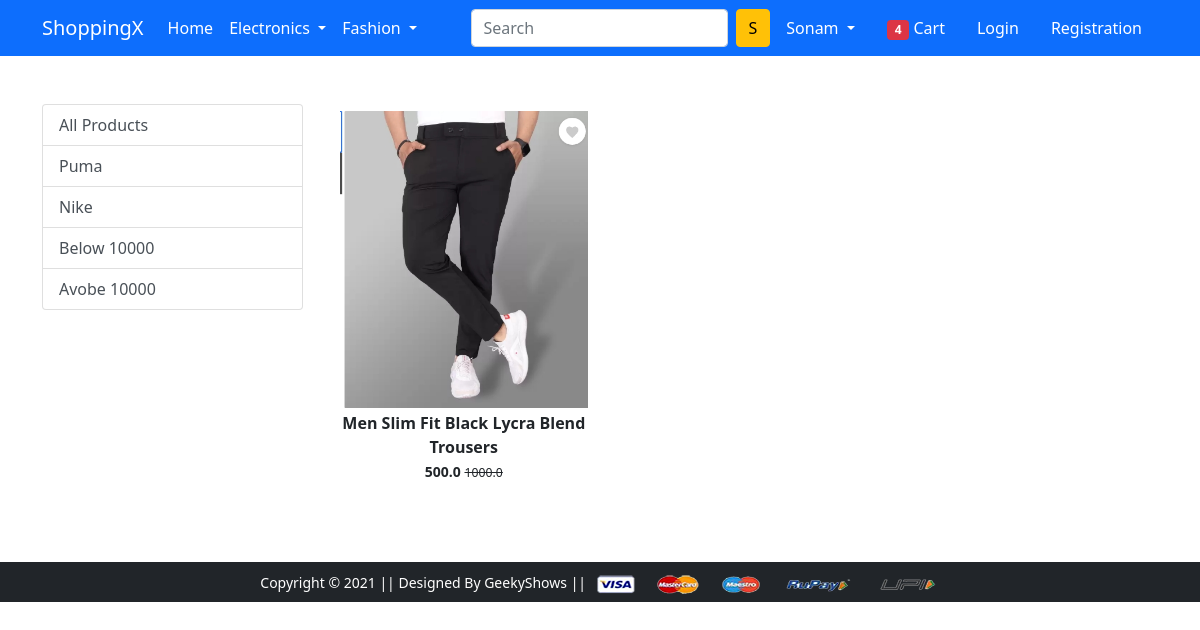
Screenshot of /bottomwear/puma with the database file from the repository.
### app/models.py (models this page shows, shortened)
class Product(models.Model):
    title=models.CharField(max_length=100)
    selling_price=models.FloatField()
    discount_price=models.FloatField()
    description=models.TextField()
    brand=models.CharField(max_length=100)
    catagory=models.CharField(choices=CATEGORY_CHOICE, max_length=2)
    product_image=models.ImageField(upload_to='productimg')

### app/views.py (the view)
# urls.py: path('bottomwear/', views.bottomwear, name='bottomwear'),
def bottomwear(request, data=None):
    bottomwears = None  # Initialize mobiles to None
    if data is None:
        bottomwears = Product.objects.filter(catagory='BW')
    elif data=='puma':
        bottomwears = Product.objects.filter(catagory='BW', brand=data)
    elif data=='nike':
        bottomwears = Product.objects.filter(catagory='BW', brand=data)
    elif data=='below':
        bottomwears=Product.objects.filter(catagory='BW').filter(discount_price__lt=10000)
    elif data=='above':
        bottomwears=Product.objects.filter(catagory='BW').filter(discount_price__gt=10000)
    return render(request,'app/bottomwear.html', {'bottomwears': bottomwears})

### app/templates/app/bottomwear.html (shortened to what this page needs)
{% extends 'app/base.html' %}
{% load static %}
{% block main-content %}
<div class="container my-5">
 <div class="row">
  <div class="col-sm-3">
   <div class="list-group">
    <a href="{% url "bottomwear" %}" class="list-group-item list-group-item-action" aria-current="true">All Products</a>
    <a href="{% url 'bottomweardata' 'puma'  %}" class="list-group-item list-group-item-action" aria-current="true">Puma</a>
    <a href="{% url 'bottomweardata' 'nike'  %}" class="list-group-item list-group-item-action" aria-current="true">Nike</a>
    <a href="{% url 'bottomweardata' 'below'  %}" class="list-group-item list-group-item-action" aria-current="true">Below 10000</a>
    <a href="{% url 'bottomweardata' 'above' %}" class="list-group-item list-group-item-action" aria-current="true">Avobe 10000</a>
  </div>
</div>
  <div class="col-sm-8">
   <div class="row">
    {% for p in bottomwears %}
    <div class="col-sm-4 text-center mb-4">
        <a href="{% url 'product-detail' p.id %}" class="btn">
            <div class="item">
                <img src="{{p.product_image.url}}" alt="" height="300" class="">
                <div class="fw-bold">{{p.title}}</div>
                <small class="fw-bold">{{p.discount_price}} <small class="fw-light text-decoration-line-through">{{p.selling_price}}</small></small>
            </div>
        </a>
    </div>
    {% endfor %}
   </div>
  </div>
 </div>
</div>
{% endblock main-content %}

### rows the page displays
Product: product_image (picture), title "Men Slim Fit Black Lycra Blend Trousers", discount_price "500.0", selling_price "1000.0"
